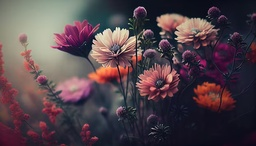
#> input picture Assgn-1/flower.jpg, 256 x 146 px, shrunk from 626 x 358 before the run
$ python plot.py
#> lines starting #> are read from the running program, lines starting #| are printed output that depends on the picture
import csv
import matplotlib.pyplot as plt
import numpy as np

# Reading data from the csv file
def read_xyz_data(file_path):
#> called with file_path = 'ciexyz31_1.csv'
    xyz_data = []
    with open(file_path, 'r') as file:
#> (reads Assgn-1/ciexyz31_1.csv from the repository)
        reader = csv.reader(file)
        next(reader)
        for row in reader:
            wavelength, x, y, z = map(float, row)
            xyz_data.append((wavelength, x, y, z))
    return xyz_data

# Convert RGB values to XYZ color space
def rgb_to_xyz(rgb_values):
    r, g, b = rgb_values
    r /= 255.0
    g /= 255.0
    b /= 255.0

    # Applying the sRGB gamma correction
    r = pow((r + 0.055) / 1.055, 2.4) if r > 0.04045 else r / 12.92
    g = pow((g + 0.055) / 1.055, 2.4) if g > 0.04045 else g / 12.92
    b = pow((b + 0.055) / 1.055, 2.4) if b > 0.04045 else b / 12.92

    # Convert RGB to XYZ
    x = r * 0.4124564 + g * 0.3575761 + b * 0.1804375
    y = r * 0.2126729 + g * 0.7151522 + b * 0.0721750
    z = r * 0.0193339 + g * 0.1191920 + b * 0.9503041
    return x, y, z

# Normalize XYZ values to obtain chromaticity coordinates
def normalize_xyz(xyz_values):
    x, y, z = xyz_values
    sum_xyz = x + y + z
    return x / sum_xyz, y / sum_xyz

# Load the original, saturated, and desaturated images and data from csv
original_image_path = "flower.jpg"
saturated_image_path = "maximally_saturated_image.jpg"
desaturated_image_path = "desaturated_image.jpg"

xyz_data_path = "ciexyz31_1.csv"
xyz_data = read_xyz_data(xyz_data_path)

# Initialize lists to store chromaticity coordinates
original_chromaticity_points = []
saturated_chromaticity_points = []
desaturated_chromaticity_points = []

# Process each image
for image_path, chromaticity_points in zip([original_image_path, saturated_image_path, desaturated_image_path],
                                           [original_chromaticity_points, saturated_chromaticity_points, desaturated_chromaticity_points]):

    image = plt.imread(image_path)
#> image is the input picture: shape (146, 256, 3); mean R, G, B 82.4, 67.2, 74.1

    # Convert RGB values to XYZ color space and normalize XYZ values
    for row in image:
        for pixel in row:
            xyz_values = rgb_to_xyz(pixel[:3])  # Extract RGB values
            chromaticity = normalize_xyz(xyz_values)
            chromaticity_points.append(chromaticity)
#> this loop made 146 passes

# Convert lists to NumPy arrays for easier manipulation
original_chromaticity_points = np.array(original_chromaticity_points)
saturated_chromaticity_points = np.array(saturated_chromaticity_points)
desaturated_chromaticity_points = np.array(desaturated_chromaticity_points)

# Plot the chromaticity points
plt.figure(figsize=(8, 6))
plt.scatter(original_chromaticity_points[:, 0], original_chromaticity_points[:, 1], s=1, c='r', label='Original Image')
plt.scatter(saturated_chromaticity_points[:, 0], saturated_chromaticity_points[:, 1], s=1, c='g', label='Saturated Image')
plt.scatter(desaturated_chromaticity_points[:, 0], desaturated_chromaticity_points[:, 1], s=1, c='b', label='Desaturated Image')
plt.xlabel('x')
plt.ylabel('y')
plt.title('Chromaticity Points')
plt.legend()

plt.savefig('chromaticity_points_plot.png')
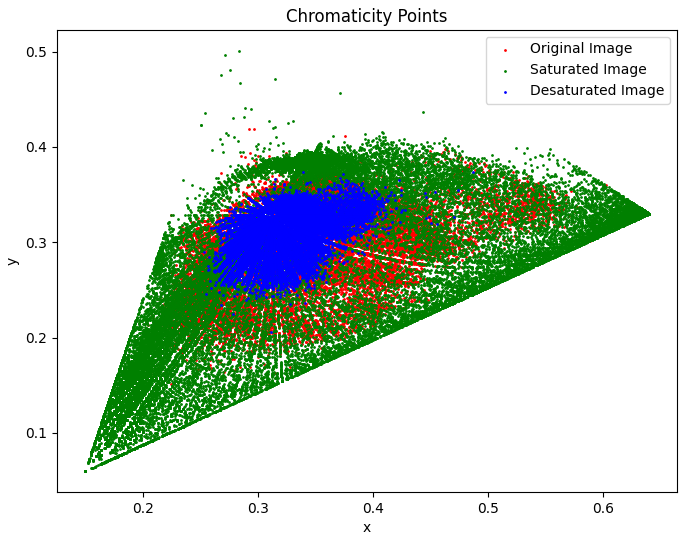
#> figure drawn by matplotlib, 1 panel
plt.show()
